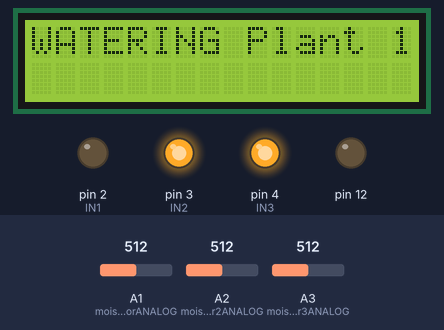
A sketch run on a simulated Arduino Uno, built with avr-gcc and run on an emulated ATmega328P. Parts: 16×2 character LCD, output pins drawn as LEDs (lit = HIGH). Inputs (shaded band) come from the test bench; at power-on: A2 (moistureSensor2ANALOG) = 512, A3 (moistureSensor3ANALOG) = 512, A1 (moistureSensorANALOG) = 512. What the sketch prints to the serial monitor is not drawn.

Above: at 1.2 s.
1.3 s: A2 (moistureSensor2ANALOG) set to 309
At 2.0 s:
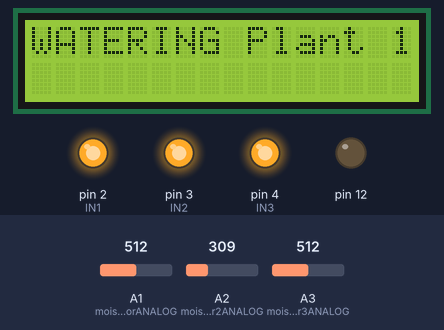
15.0 s: A2 (moistureSensor2ANALOG) set to 285
At 19.0 s:
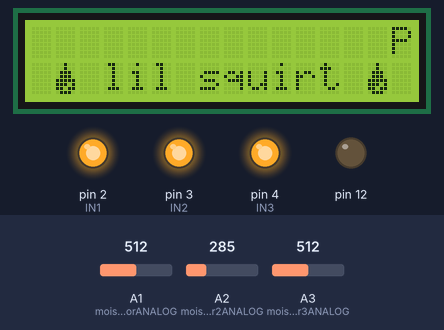
22.1 s: A3 (moistureSensor3ANALOG) set to 318
33.1 s: A3 (moistureSensor3ANALOG) set to 282
At 37.9 s:
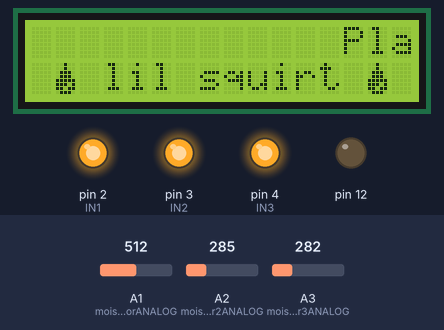
46.1 s: A1 (moistureSensorANALOG) set to 310
59.2 s: A1 (moistureSensorANALOG) set to 284
At 64.1 s:
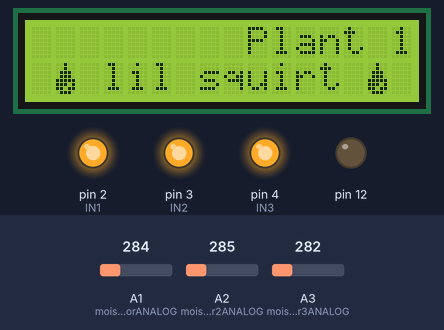
Timing chart, 0 to 65.6 s (numbered marks = the images above; inputs shaded):
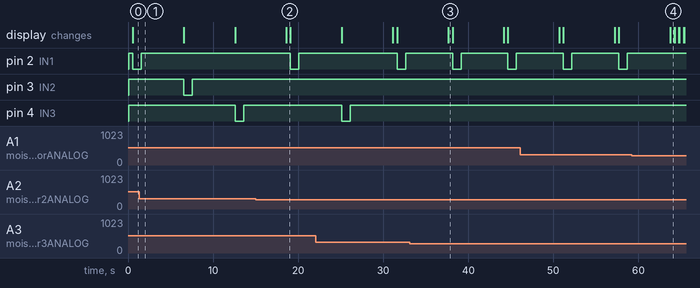

The sketch:

lilsquirt1.ino
```cpp
#include <LiquidCrystal.h>
int Contrast=75;
 LiquidCrystal lcd(11, 13, 10, 9, 8, 7);


int screenWidth = 16;
int screenHeight = 2;


byte water[] = {
  B00100,
  B00100,
  B01110,
  B01110,
  B11111,
  B11101,
  B11011,
  B01110
};


int stringStart, stringStop = 0;
int scrollCursor = screenWidth;


int IN1 = 2;
int IN2 = 3;
int IN3 = 4;

int moistureSensorANALOG = A1;
int moistureSensor2ANALOG = A2;
int moistureSensor3ANALOG = A3;


float sensor1Value = 0;
float sensor2Value = 0;
float sensor3Value = 0;

void setup() {


  analogWrite(12,Contrast);
  lcd.begin(screenWidth,screenHeight);
  lcd.createChar(0,water);


Serial.begin(9600);
  pinMode(IN1, OUTPUT);
  pinMode(IN2, OUTPUT);
  pinMode(IN3, OUTPUT);

  pinMode(moistureSensorANALOG, INPUT);
  pinMode(moistureSensor2ANALOG, INPUT);
  pinMode(moistureSensor3ANALOG, INPUT);

  digitalWrite(IN1, HIGH);
  digitalWrite(IN2, HIGH);
  digitalWrite(IN3, HIGH);

}

void loop() {

  lcd.setCursor(1, 1);
  lcd.write(byte(0));
  lcd.setCursor(3, 1);
  lcd.print("lil squirt");
  lcd.setCursor(14, 1);
  lcd.write(byte(0));


  String line1 = "Plant 1 Moisture - "+ String(analogRead(moistureSensorANALOG))+" Plant 2 Moisture - "+ String(analogRead(moistureSensor2ANALOG))+" Plant 3 Moisture - "+ String(analogRead(moistureSensor3ANALOG)) ;
  lcd.setCursor(scrollCursor, 0);
  lcd.print(line1.substring(stringStart,stringStop));
    delay(500);
    lcd.clear();

  if(stringStart == 0 && scrollCursor > 0){
    scrollCursor--;
    stringStop++;
  } else if (stringStart == stringStop){
    stringStart = stringStop = 0;
    scrollCursor = screenWidth;
  } else if (stringStop == line1.length() && scrollCursor == 0) {
    stringStart++;
  } else {
    stringStart++;
    stringStop++;
  }


//Plant 1
  Serial.print("Plant 1 - Moisture Level: ");
  sensor1Value = analogRead(moistureSensorANALOG);
  Serial.println(sensor1Value);
  Serial.println();


  digitalWrite(IN1, HIGH);
  if (sensor1Value > 300) {
     lcd.clear();
    lcd.setCursor(0, 0);
    lcd.write("WATERING Plant 1");
    digitalWrite(IN1, LOW);
    delay(1000);
    digitalWrite(IN1, HIGH);
    delay(5000);
    lcd.clear();

  }


//Plant 2

Serial.print("Plant 2 - Moisture Level: ");
  sensor2Value = analogRead(moistureSensor2ANALOG);
  Serial.println(sensor2Value);
  Serial.println();


  digitalWrite(IN2, HIGH);
  if (sensor2Value > 300) {
    lcd.clear();
    lcd.setCursor(0, 0);
    lcd.write("WATERING Plant 2");
    digitalWrite(IN2, LOW);
    delay(1000);
    digitalWrite(IN2, HIGH);
    delay(5000);
    lcd.clear();

  }


//Plant 3

Serial.print("Plant 3 - Moisture Level: ");
  sensor3Value = analogRead(moistureSensor3ANALOG);
  Serial.println(sensor3Value);
  Serial.println();


  digitalWrite(IN3, HIGH);
  if (sensor3Value > 300) {
    lcd.clear();
    lcd.setCursor(0, 0);
    lcd.write("WATERING Plant 3");
    digitalWrite(IN3, LOW);
    delay(1000);
    digitalWrite(IN3, HIGH);
    delay(5000);
    lcd.clear();

  }


}
```

Measured:
- the behaviour switches between 301 and 300 on A2 (moistureSensor2ANALOG) (found by bisection; images 1 and 2)
- the behaviour switches between 301 and 300 on A3 (moistureSensor3ANALOG) (found by bisection; images 2 and 3)
- the behaviour switches between 301 and 300 on A1 (moistureSensorANALOG) (found by bisection; images 3 and 4)
- after the input at 33.1 s, pin 4 (IN3): stays HIGH (without the input it goes to LOW after 4.5 s)
- after the input at 59.2 s, pin 2 (IN1): stays HIGH (without the input it goes to LOW after 5.0 s)
- what the display in image 2 shows lasts 0.5 s, from 18.6 s to 19.1 s
